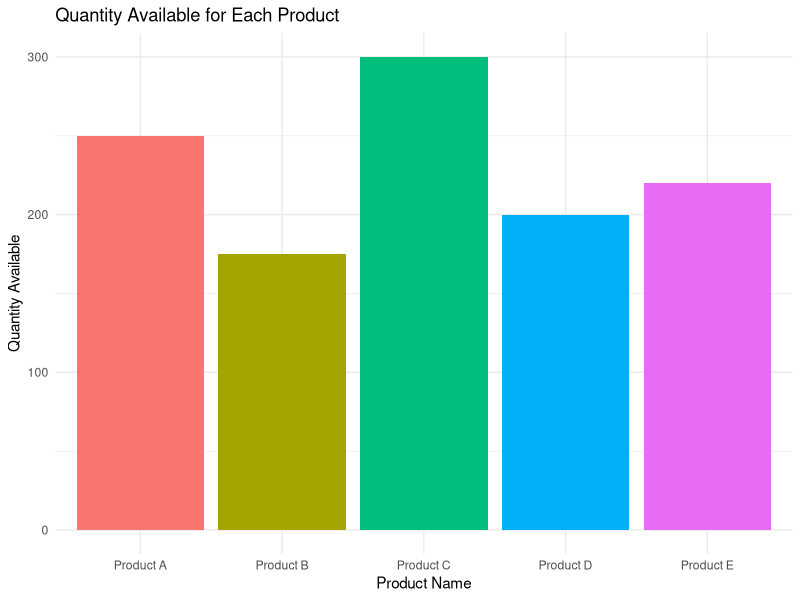
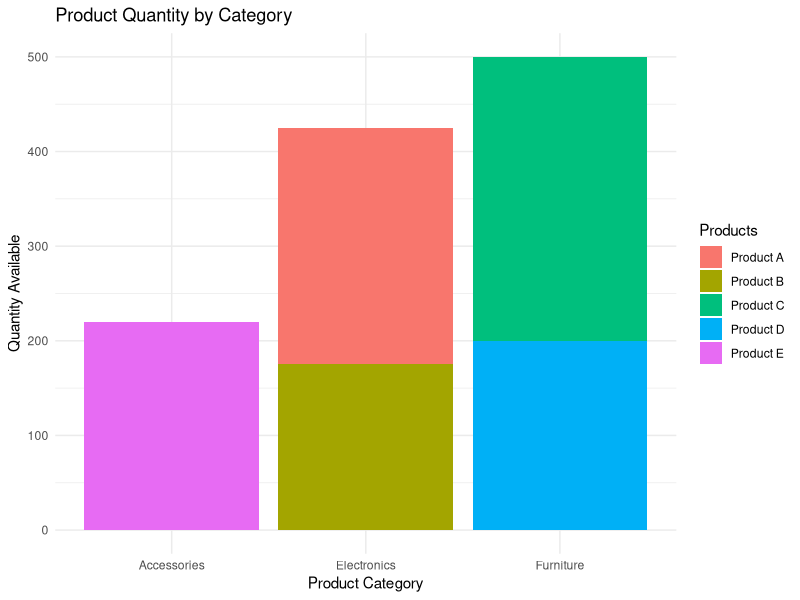
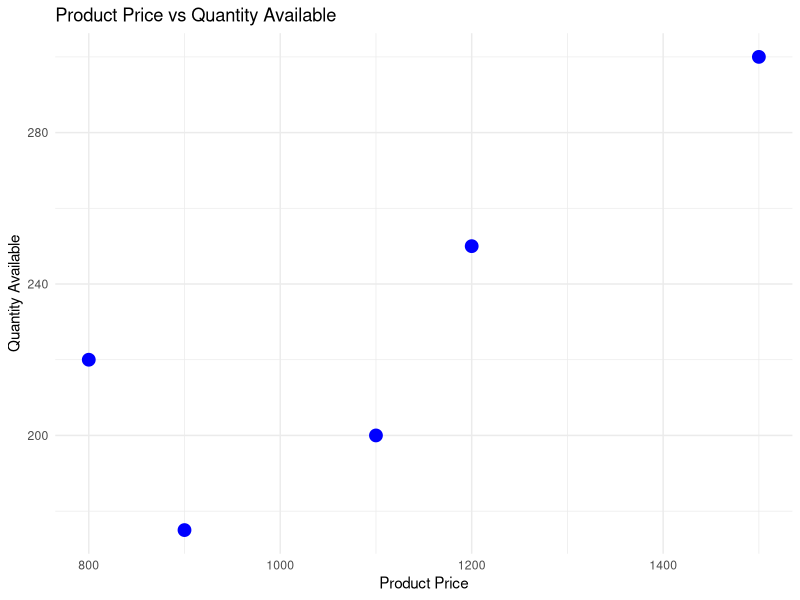

Generate these figures, in order, with R:
#=========================================
# Product Inventory Management
#=========================================

# Install Package (Run only once)
install.packages("ggplot2")

# Load Library
library(ggplot2)

#=========================================
# Create Dataset
#=========================================

inventory_data <- data.frame(
  Product_ID = c(1,2,3,4,5),
  Product_Name = c("Product A","Product B","Product C","Product D","Product E"),
  Category = c("Electronics","Electronics","Furniture","Furniture","Accessories"),
  Quantity_Available = c(250,175,300,200,220),
  Product_Price = c(1200,900,1500,1100,800)
)

print(inventory_data)

#=========================================
# 1. Bar Chart
#=========================================

ggplot(inventory_data,
       aes(x = Product_Name,
           y = Quantity_Available,
           fill = Product_Name)) +
  geom_bar(stat = "identity") +
  labs(
    title = "Quantity Available for Each Product",
    x = "Product Name",
    y = "Quantity Available"
  ) +
  theme_minimal() +
  theme(legend.position = "none")

#=========================================
# 2. Stacked Bar Chart
#=========================================

ggplot(inventory_data,
       aes(x = Category,
           y = Quantity_Available,
           fill = Product_Name)) +
  geom_bar(stat = "identity") +
  labs(
    title = "Product Quantity by Category",
    x = "Product Category",
    y = "Quantity Available",
    fill = "Products"
  ) +
  theme_minimal()

#=========================================
# 3. Scatter Plot
#=========================================

ggplot(inventory_data,
       aes(x = Product_Price,
           y = Quantity_Available)) +
  geom_point(size = 4, color = "blue") +
  labs(
    title = "Product Price vs Quantity Available",
    x = "Product Price",
    y = "Quantity Available"
  ) +
  theme_minimal()

#=========================================
# Scatter Plot Insights
#=========================================

cat("\nScatter Plot Insights:\n")
cat("1. The relationship between product price and quantity available is weak.\n")
cat("2. High-priced products do not always have higher inventory.\n")
cat("3. Inventory levels depend on product demand and stock planning.\n")
cat("4. No strong positive or negative correlation is observed.\n")
